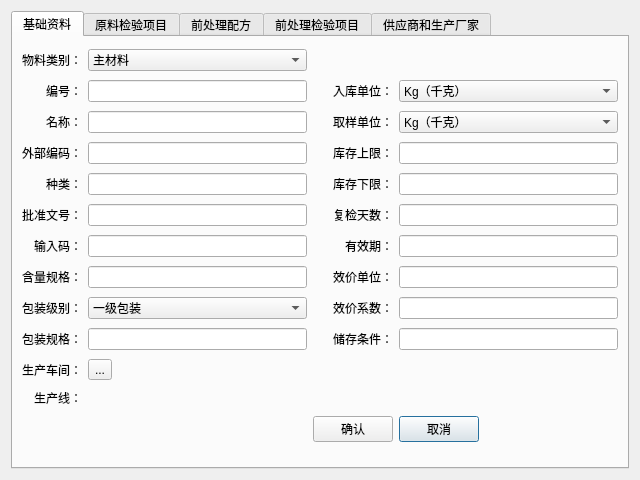
<?xml version="1.0" encoding="UTF-8"?>
<ui version="4.0">
 <class>Dialog</class>
 <widget class="QDialog" name="Dialog">
  <property name="geometry">
   <rect>
    <x>0</x>
    <y>0</y>
    <width>640</width>
    <height>480</height>
   </rect>
  </property>
  <property name="windowTitle">
   <string>物料详细信息</string>
  </property>
  <layout class="QGridLayout" name="gridLayout">
   <item row="0" column="0">
    <widget class="QTabWidget" name="tab">
     <property name="enabled">
      <bool>true</bool>
     </property>
     <property name="currentIndex">
      <number>0</number>
     </property>
     <property name="tabsClosable">
      <bool>false</bool>
     </property>
     <property name="movable">
      <bool>false</bool>
     </property>
     <property name="tabBarAutoHide">
      <bool>false</bool>
     </property>
     <widget class="QWidget" name="tab_1">
      <attribute name="title">
       <string>基础资料</string>
      </attribute>
      <layout class="QGridLayout" name="gridLayout_6">
       <item row="2" column="4">
        <widget class="QComboBox" name="checkunit">
         <property name="editable">
          <bool>false</bool>
         </property>
         <item>
          <property name="text">
           <string>Kg（千克）</string>
          </property>
         </item>
         <item>
          <property name="text">
           <string>g（克）</string>
          </property>
         </item>
         <item>
          <property name="text">
           <string>L（升）</string>
          </property>
         </item>
         <item>
          <property name="text">
           <string>ml（毫升）</string>
          </property>
         </item>
        </widget>
       </item>
       <item row="2" column="3">
        <widget class="QLabel" name="checkunitlabel">
         <property name="text">
          <string>取样单位：</string>
         </property>
         <property name="alignment">
          <set>Qt::AlignRight|Qt::AlignTrailing|Qt::AlignVCenter</set>
         </property>
        </widget>
       </item>
       <item row="1" column="1">
        <widget class="QLabel" name="idlabel">
         <property name="layoutDirection">
          <enum>Qt::RightToLeft</enum>
         </property>
         <property name="text">
          <string>编号：</string>
         </property>
         <property name="alignment">
          <set>Qt::AlignRight|Qt::AlignTrailing|Qt::AlignVCenter</set>
         </property>
        </widget>
       </item>
       <item row="0" column="1">
        <widget class="QLabel" name="typelabel">
         <property name="layoutDirection">
          <enum>Qt::LeftToRight</enum>
         </property>
         <property name="text">
          <string>物料类别：</string>
         </property>
         <property name="alignment">
          <set>Qt::AlignRight|Qt::AlignTrailing|Qt::AlignVCenter</set>
         </property>
        </widget>
       </item>
       <item row="2" column="1">
        <widget class="QLabel" name="namelabel">
         <property name="layoutDirection">
          <enum>Qt::RightToLeft</enum>
         </property>
         <property name="text">
          <string>名称：</string>
         </property>
         <property name="alignment">
          <set>Qt::AlignRight|Qt::AlignTrailing|Qt::AlignVCenter</set>
         </property>
        </widget>
       </item>
       <item row="10" column="1">
        <widget class="QLabel" name="workshoplabel">
         <property name="layoutDirection">
          <enum>Qt::RightToLeft</enum>
         </property>
         <property name="text">
          <string>生产车间：</string>
         </property>
         <property name="alignment">
          <set>Qt::AlignRight|Qt::AlignTrailing|Qt::AlignVCenter</set>
         </property>
        </widget>
       </item>
       <item row="3" column="1">
        <widget class="QLabel" name="externalnolabel">
         <property name="layoutDirection">
          <enum>Qt::RightToLeft</enum>
         </property>
         <property name="text">
          <string>外部编码：</string>
         </property>
         <property name="alignment">
          <set>Qt::AlignRight|Qt::AlignTrailing|Qt::AlignVCenter</set>
         </property>
        </widget>
       </item>
       <item row="4" column="1">
        <widget class="QLabel" name="kindlabel">
         <property name="layoutDirection">
          <enum>Qt::RightToLeft</enum>
         </property>
         <property name="text">
          <string>种类：</string>
         </property>
         <property name="alignment">
          <set>Qt::AlignRight|Qt::AlignTrailing|Qt::AlignVCenter</set>
         </property>
        </widget>
       </item>
       <item row="1" column="3">
        <widget class="QLabel" name="purchasingunitlabel">
         <property name="text">
          <string>入库单位：</string>
         </property>
         <property name="alignment">
          <set>Qt::AlignRight|Qt::AlignTrailing|Qt::AlignVCenter</set>
         </property>
        </widget>
       </item>
       <item row="6" column="4">
        <widget class="QLineEdit" name="expired"/>
       </item>
       <item row="7" column="4">
        <widget class="QLineEdit" name="ceffectunit"/>
       </item>
       <item row="2" column="2">
        <widget class="QLineEdit" name="stuffname"/>
       </item>
       <item row="5" column="4">
        <widget class="QLineEdit" name="recheck"/>
       </item>
       <item row="4" column="4">
        <widget class="QLineEdit" name="lowlimit"/>
       </item>
       <item row="3" column="4">
        <widget class="QLineEdit" name="upperlimit">
         <property name="inputMethodHints">
          <set>Qt::ImhNone</set>
         </property>
         <property name="inputMask">
          <string/>
         </property>
         <property name="clearButtonEnabled">
          <bool>false</bool>
         </property>
        </widget>
       </item>
       <item row="4" column="2">
        <widget class="QLineEdit" name="kind"/>
       </item>
       <item row="3" column="2">
        <widget class="QLineEdit" name="externalno"/>
       </item>
       <item row="1" column="2">
        <widget class="QLineEdit" name="stuffid"/>
       </item>
       <item row="3" column="3">
        <widget class="QLabel" name="lowlimitlabel">
         <property name="text">
          <string>库存上限：</string>
         </property>
         <property name="alignment">
          <set>Qt::AlignRight|Qt::AlignTrailing|Qt::AlignVCenter</set>
         </property>
        </widget>
       </item>
       <item row="4" column="3">
        <widget class="QLabel" name="upperlimitlabel">
         <property name="text">
          <string>库存下限：</string>
         </property>
         <property name="alignment">
          <set>Qt::AlignRight|Qt::AlignTrailing|Qt::AlignVCenter</set>
         </property>
        </widget>
       </item>
       <item row="5" column="3">
        <widget class="QLabel" name="rechecklabel">
         <property name="text">
          <string>复检天数：</string>
         </property>
         <property name="alignment">
          <set>Qt::AlignRight|Qt::AlignTrailing|Qt::AlignVCenter</set>
         </property>
        </widget>
       </item>
       <item row="6" column="3">
        <widget class="QLabel" name="expiredlabel">
         <property name="text">
          <string>有效期：</string>
         </property>
         <property name="alignment">
          <set>Qt::AlignRight|Qt::AlignTrailing|Qt::AlignVCenter</set>
         </property>
        </widget>
       </item>
       <item row="1" column="4">
        <widget class="QComboBox" name="purchasingunit">
         <item>
          <property name="text">
           <string>Kg（千克）</string>
          </property>
         </item>
         <item>
          <property name="text">
           <string>g（克）</string>
          </property>
         </item>
         <item>
          <property name="text">
           <string>L（升）</string>
          </property>
         </item>
         <item>
          <property name="text">
           <string>ml（毫升）</string>
          </property>
         </item>
        </widget>
       </item>
       <item row="0" column="2">
        <widget class="QComboBox" name="stufftype">
         <item>
          <property name="text">
           <string>主材料</string>
          </property>
         </item>
         <item>
          <property name="text">
           <string>前处理材料</string>
          </property>
         </item>
         <item>
          <property name="text">
           <string>辅材料</string>
          </property>
         </item>
         <item>
          <property name="text">
           <string>内包材</string>
          </property>
         </item>
         <item>
          <property name="text">
           <string>外包材</string>
          </property>
         </item>
        </widget>
       </item>
       <item row="11" column="1">
        <widget class="QLabel" name="productionlinelabel">
         <property name="sizePolicy">
          <sizepolicy hsizetype="Preferred" vsizetype="Fixed">
           <horstretch>0</horstretch>
           <verstretch>0</verstretch>
          </sizepolicy>
         </property>
         <property name="text">
          <string>生产线：</string>
         </property>
         <property name="alignment">
          <set>Qt::AlignRight|Qt::AlignTrailing|Qt::AlignVCenter</set>
         </property>
        </widget>
       </item>
       <item row="11" column="2">
        <widget class="QLabel" name="productionline">
         <property name="text">
          <string/>
         </property>
        </widget>
       </item>
       <item row="12" column="4">
        <widget class="QPushButton" name="cancelButton">
         <property name="sizePolicy">
          <sizepolicy hsizetype="Fixed" vsizetype="Fixed">
           <horstretch>0</horstretch>
           <verstretch>0</verstretch>
          </sizepolicy>
         </property>
         <property name="text">
          <string>取消</string>
         </property>
        </widget>
       </item>
       <item row="12" column="3">
        <widget class="QPushButton" name="acceptButton">
         <property name="sizePolicy">
          <sizepolicy hsizetype="Fixed" vsizetype="Fixed">
           <horstretch>0</horstretch>
           <verstretch>0</verstretch>
          </sizepolicy>
         </property>
         <property name="text">
          <string>确认</string>
         </property>
        </widget>
       </item>
       <item row="7" column="3">
        <widget class="QLabel" name="ceffectunitlabel">
         <property name="text">
          <string>效价单位：</string>
         </property>
         <property name="alignment">
          <set>Qt::AlignRight|Qt::AlignTrailing|Qt::AlignVCenter</set>
         </property>
        </widget>
       </item>
       <item row="8" column="3">
        <widget class="QLabel" name="ceffectlabel">
         <property name="text">
          <string>效价系数：</string>
         </property>
         <property name="alignment">
          <set>Qt::AlignRight|Qt::AlignTrailing|Qt::AlignVCenter</set>
         </property>
        </widget>
       </item>
       <item row="8" column="4">
        <widget class="QLineEdit" name="ceffect"/>
       </item>
       <item row="9" column="4">
        <widget class="QLineEdit" name="storage"/>
       </item>
       <item row="9" column="3">
        <widget class="QLabel" name="storagelabel">
         <property name="layoutDirection">
          <enum>Qt::RightToLeft</enum>
         </property>
         <property name="text">
          <string>储存条件：</string>
         </property>
         <property name="alignment">
          <set>Qt::AlignRight|Qt::AlignTrailing|Qt::AlignVCenter</set>
         </property>
        </widget>
       </item>
       <item row="9" column="1">
        <widget class="QLabel" name="packagelabel">
         <property name="layoutDirection">
          <enum>Qt::RightToLeft</enum>
         </property>
         <property name="text">
          <string>包装规格：</string>
         </property>
         <property name="alignment">
          <set>Qt::AlignRight|Qt::AlignTrailing|Qt::AlignVCenter</set>
         </property>
        </widget>
       </item>
       <item row="9" column="2">
        <widget class="QLineEdit" name="package_2"/>
       </item>
       <item row="8" column="2">
        <widget class="QComboBox" name="packageLv">
         <item>
          <property name="text">
           <string>一级包装</string>
          </property>
         </item>
         <item>
          <property name="text">
           <string>二级包装</string>
          </property>
         </item>
         <item>
          <property name="text">
           <string>三级包装</string>
          </property>
         </item>
         <item>
          <property name="text">
           <string>四级包装</string>
          </property>
         </item>
        </widget>
       </item>
       <item row="8" column="1">
        <widget class="QLabel" name="packageLvlabel">
         <property name="layoutDirection">
          <enum>Qt::RightToLeft</enum>
         </property>
         <property name="text">
          <string>包装级别：</string>
         </property>
         <property name="alignment">
          <set>Qt::AlignRight|Qt::AlignTrailing|Qt::AlignVCenter</set>
         </property>
        </widget>
       </item>
       <item row="7" column="1">
        <widget class="QLabel" name="speclabel">
         <property name="layoutDirection">
          <enum>Qt::RightToLeft</enum>
         </property>
         <property name="text">
          <string>含量规格：</string>
         </property>
         <property name="alignment">
          <set>Qt::AlignRight|Qt::AlignTrailing|Qt::AlignVCenter</set>
         </property>
        </widget>
       </item>
       <item row="7" column="2">
        <widget class="QLineEdit" name="spec"/>
       </item>
       <item row="6" column="1">
        <widget class="QLabel" name="inputlabel">
         <property name="layoutDirection">
          <enum>Qt::RightToLeft</enum>
         </property>
         <property name="text">
          <string>输入码：</string>
         </property>
         <property name="alignment">
          <set>Qt::AlignRight|Qt::AlignTrailing|Qt::AlignVCenter</set>
         </property>
        </widget>
       </item>
       <item row="6" column="2">
        <widget class="QLineEdit" name="inputcode"/>
       </item>
       <item row="5" column="1">
        <widget class="QLabel" name="allownolabel">
         <property name="text">
          <string>批准文号：</string>
         </property>
         <property name="alignment">
          <set>Qt::AlignRight|Qt::AlignTrailing|Qt::AlignVCenter</set>
         </property>
        </widget>
       </item>
       <item row="5" column="2">
        <widget class="QLineEdit" name="allowno"/>
       </item>
       <item row="10" column="2">
        <widget class="QToolButton" name="workshop">
         <property name="sizePolicy">
          <sizepolicy hsizetype="Fixed" vsizetype="Fixed">
           <horstretch>0</horstretch>
           <verstretch>0</verstretch>
          </sizepolicy>
         </property>
         <property name="text">
          <string>...</string>
         </property>
        </widget>
       </item>
      </layout>
     </widget>
     <widget class="QWidget" name="tab_2">
      <attribute name="title">
       <string>原料检验项目</string>
      </attribute>
      <layout class="QGridLayout" name="gridLayout_4">
       <item row="0" column="0">
        <widget class="QTreeWidget" name="checkitem">
         <property name="selectionMode">
          <enum>QAbstractItemView::ExtendedSelection</enum>
         </property>
         <column>
          <property name="text">
           <string>id</string>
          </property>
         </column>
         <column>
          <property name="text">
           <string>序号</string>
          </property>
         </column>
         <column>
          <property name="text">
           <string>类别</string>
          </property>
         </column>
         <column>
          <property name="text">
           <string>项目名称</string>
          </property>
         </column>
         <column>
          <property name="text">
           <string>标准规定</string>
          </property>
         </column>
         <column>
          <property name="text">
           <string>结果类型</string>
          </property>
         </column>
         <column>
          <property name="text">
           <string>入库类别</string>
          </property>
         </column>
        </widget>
       </item>
      </layout>
     </widget>
     <widget class="QWidget" name="tab_3">
      <attribute name="title">
       <string>前处理配方</string>
      </attribute>
      <layout class="QGridLayout" name="gridLayout_5">
       <item row="0" column="0">
        <widget class="QTreeWidget" name="formula">
         <property name="selectionMode">
          <enum>QAbstractItemView::ExtendedSelection</enum>
         </property>
         <column>
          <property name="text">
           <string>id</string>
          </property>
         </column>
         <column>
          <property name="text">
           <string>类别</string>
          </property>
         </column>
         <column>
          <property name="text">
           <string>种类</string>
          </property>
         </column>
         <column>
          <property name="text">
           <string>数量</string>
          </property>
         </column>
         <column>
          <property name="text">
           <string>计算公式</string>
          </property>
         </column>
        </widget>
       </item>
      </layout>
     </widget>
     <widget class="QWidget" name="tab_4">
      <attribute name="title">
       <string>前处理检验项目</string>
      </attribute>
      <layout class="QGridLayout" name="gridLayout_3">
       <item row="0" column="0">
        <widget class="QTreeWidget" name="precheckitem">
         <property name="selectionMode">
          <enum>QAbstractItemView::ExtendedSelection</enum>
         </property>
         <column>
          <property name="text">
           <string>id</string>
          </property>
         </column>
         <column>
          <property name="text">
           <string>序号</string>
          </property>
         </column>
         <column>
          <property name="text">
           <string>类别</string>
          </property>
         </column>
         <column>
          <property name="text">
           <string>项目名称</string>
          </property>
         </column>
         <column>
          <property name="text">
           <string>标准规定</string>
          </property>
         </column>
         <column>
          <property name="text">
           <string>结果类型</string>
          </property>
         </column>
         <column>
          <property name="text">
           <string>入库类别</string>
          </property>
         </column>
        </widget>
       </item>
      </layout>
     </widget>
     <widget class="QWidget" name="tab_5">
      <attribute name="title">
       <string>供应商和生产厂家</string>
      </attribute>
      <layout class="QGridLayout" name="gridLayout_2">
       <item row="0" column="0">
        <widget class="QTreeWidget" name="pdandsp">
         <property name="selectionMode">
          <enum>QAbstractItemView::ExtendedSelection</enum>
         </property>
         <column>
          <property name="text">
           <string>id</string>
          </property>
         </column>
         <column>
          <property name="text">
           <string>供应商编号</string>
          </property>
         </column>
         <column>
          <property name="text">
           <string>供应商名称</string>
          </property>
         </column>
         <column>
          <property name="text">
           <string>生产厂家</string>
          </property>
         </column>
        </widget>
       </item>
      </layout>
     </widget>
    </widget>
   </item>
  </layout>
 </widget>
 <tabstops>
  <tabstop>stufftype</tabstop>
  <tabstop>stuffid</tabstop>
  <tabstop>stuffname</tabstop>
  <tabstop>externalno</tabstop>
  <tabstop>kind</tabstop>
  <tabstop>allowno</tabstop>
  <tabstop>inputcode</tabstop>
  <tabstop>spec</tabstop>
  <tabstop>packageLv</tabstop>
  <tabstop>package_2</tabstop>
  <tabstop>purchasingunit</tabstop>
  <tabstop>checkunit</tabstop>
  <tabstop>upperlimit</tabstop>
  <tabstop>lowlimit</tabstop>
  <tabstop>recheck</tabstop>
  <tabstop>expired</tabstop>
  <tabstop>ceffectunit</tabstop>
  <tabstop>ceffect</tabstop>
  <tabstop>storage</tabstop>
  <tabstop>workshop</tabstop>
  <tabstop>acceptButton</tabstop>
  <tabstop>cancelButton</tabstop>
  <tabstop>tab</tabstop>
  <tabstop>checkitem</tabstop>
  <tabstop>formula</tabstop>
  <tabstop>precheckitem</tabstop>
  <tabstop>pdandsp</tabstop>
 </tabstops>
 <resources/>
 <connections/>
</ui>
